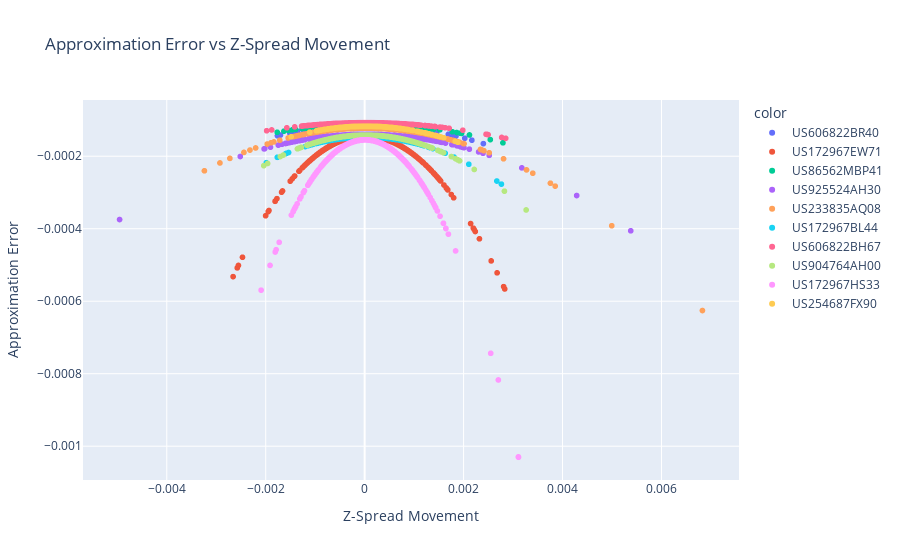

Source (notebook cell):
### Markdown cell above
It looks pretty similar, but as one final check let's plot the difference in the returns estimated by our NonLinearPrior and our first-order approximation against the size of the z-spread move:

### Code cell
z_spread_movements.columns = estimated_bond_movements.columns
df = (
    pd.concat(
        [
            z_spread_movements.stack().droplevel(0),
            estimated_bond_movements.stack().droplevel(0),
            returns.stack().droplevel(0),
        ],
        keys=["z_spread_movement", "estimated_bond_movement", "repriced_bond_movement"],
        axis=1,
    )
    .reset_index()
    .rename({"index": "isin"}, axis=1)
)

px.scatter(
    x=df["z_spread_movement"],
    y=df["estimated_bond_movement"] - df["repriced_bond_movement"],
    color=df["isin"],
    title="Approximation Error vs Z-Spread Movement",
    labels={"x": "Z-Spread Movement", "y": "Approximation Error"},
)

### Figure 1 — Plotly figure (JSON) as saved in the notebook; plotly's stock layout.template omitted (floating-point values rounded to 4 significant figures; data arrays with more than 128 entries replaced by an {"elided": "..."} marker saying what was removed)
{"data": [{"hovertemplate": "color=US606822BR40<br>Z-Spread Movement=%{x}<br>Approximation Error=%{y}<extra></extra>", "legendgroup": "US606822BR40", "marker": {"color": "#636efa", "symbol": "circle"}, "mode": "markers", "name": "US606822BR40", "showlegend": true, "type": "scattergl", "x": {"elided": "1230 float values"}, "xaxis": "x", "y": {"elided": "1230 float values"}, "yaxis": "y"}, {"hovertemplate": "color=US172967EW71<br>Z-Spread Movement=%{x}<br>Approximation Error=%{y}<extra></extra>", "legendgroup": "US172967EW71", "marker": {"color": "#EF553B", "symbol": "circle"}, "mode": "markers", "name": "US172967EW71", "showlegend": true, "type": "scattergl", "x": {"elided": "1230 float values"}, "xaxis": "x", "y": {"elided": "1230 float values"}, "yaxis": "y"}, {"hovertemplate": "color=US86562MBP41<br>Z-Spread Movement=%{x}<br>Approximation Error=%{y}<extra></extra>", "legendgroup": "US86562MBP41", "marker": {"color": "#00cc96", "symbol": "circle"}, "mode": "markers", "name": "US86562MBP41", "showlegend": true, "type": "scattergl", "x": {"elided": "1230 float values"}, "xaxis": "x", "y": {"elided": "1230 float values"}, "yaxis": "y"}, {"hovertemplate": "color=US925524AH30<br>Z-Spread Movement=%{x}<br>Approximation Error=%{y}<extra></extra>", "legendgroup": "US925524AH30", "marker": {"color": "#ab63fa", "symbol": "circle"}, "mode": "markers", "name": "US925524AH30", "showlegend": true, "type": "scattergl", "x": {"elided": "1230 float values"}, "xaxis": "x", "y": {"elided": "1230 float values"}, "yaxis": "y"}, {"hovertemplate": "color=US233835AQ08<br>Z-Spread Movement=%{x}<br>Approximation Error=%{y}<extra></extra>", "legendgroup": "US233835AQ08", "marker": {"color": "#FFA15A", "symbol": "circle"}, "mode": "markers", "name": "US233835AQ08", "showlegend": true, "type": "scattergl", "x": {"elided": "1230 float values"}, "xaxis": "x", "y": {"elided": "1230 float values"}, "yaxis": "y"}, {"hovertemplate": "color=US172967BL44<br>Z-Spread Movement=%{x}<br>Approximation Error=%{y}<extra></extra>", "legendgroup": "US172967BL44", "marker": {"color": "#19d3f3", "symbol": "circle"}, "mode": "markers", "name": "US172967BL44", "showlegend": true, "type": "scattergl", "x": {"elided": "1230 float values"}, "xaxis": "x", "y": {"elided": "1230 float values"}, "yaxis": "y"}, {"hovertemplate": "color=US606822BH67<br>Z-Spread Movement=%{x}<br>Approximation Error=%{y}<extra></extra>", "legendgroup": "US606822BH67", "marker": {"color": "#FF6692", "symbol": "circle"}, "mode": "markers", "name": "US606822BH67", "showlegend": true, "type": "scattergl", "x": {"elided": "1230 float values"}, "xaxis": "x", "y": {"elided": "1230 float values"}, "yaxis": "y"}, {"hovertemplate": "color=US904764AH00<br>Z-Spread Movement=%{x}<br>Approximation Error=%{y}<extra></extra>", "legendgroup": "US904764AH00", "marker": {"color": "#B6E880", "symbol": "circle"}, "mode": "markers", "name": "US904764AH00", "showlegend": true, "type": "scattergl", "x": {"elided": "1230 float values"}, "xaxis": "x", "y": {"elided": "1230 float values"}, "yaxis": "y"}, {"hovertemplate": "color=US172967HS33<br>Z-Spread Movement=%{x}<br>Approximation Error=%{y}<extra></extra>", "legendgroup": "US172967HS33", "marker": {"color": "#FF97FF", "symbol": "circle"}, "mode": "markers", "name": "US172967HS33", "showlegend": true, "type": "scattergl", "x": {"elided": "1230 float values"}, "xaxis": "x", "y": {"elided": "1230 float values"}, "yaxis": "y"}, {"hovertemplate": "color=US254687FX90<br>Z-Spread Movement=%{x}<br>Approximation Error=%{y}<extra></extra>", "legendgroup": "US254687FX90", "marker": {"color": "#FECB52", "symbol": "circle"}, "mode": "markers", "name": "US254687FX90", "showlegend": true, "type": "scattergl", "x": {"elided": "1230 float values"}, "xaxis": "x", "y": {"elided": "1230 float values"}, "yaxis": "y"}], "layout": {"legend": {"title": {"text": "color"}, "tracegroupgap": 0}, "title": {"text": "Approximation Error vs Z-Spread Movement"}, "xaxis": {"anchor": "y", "domain": [0, 1], "title": {"text": "Z-Spread Movement"}}, "yaxis": {"anchor": "x", "domain": [0, 1], "title": {"text": "Approximation Error"}}}}
